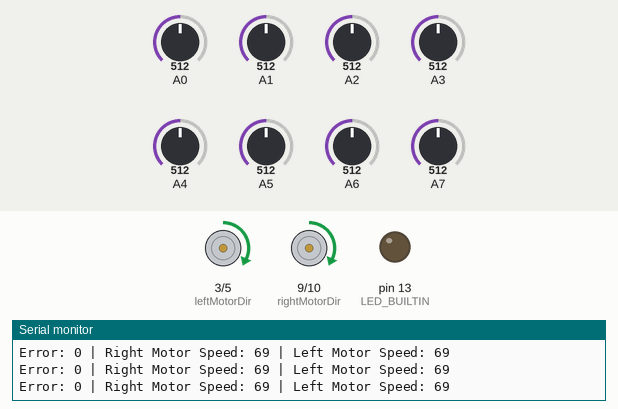
The program below on a simulated Arduino Nano, built with avr-gcc and run on an emulated ATmega328P. Shown: direction and speed pins drawn as motors (green arrow = direction pin HIGH = forward, orange = LOW = backward, longer = more drive), output pins drawn as LEDs (lit = HIGH), the last lines printed to the serial monitor. The inputs (shaded band) are chosen by the test bench; at power-on: A0 = 512, A6 = 512, A7 = 512, A1 = 512, A2 = 512, A3 = 512, A4 = 512, A5 = 512.

Above: at 5.7 s.
5.8 s: A0 set to 910
At 5.95 s:
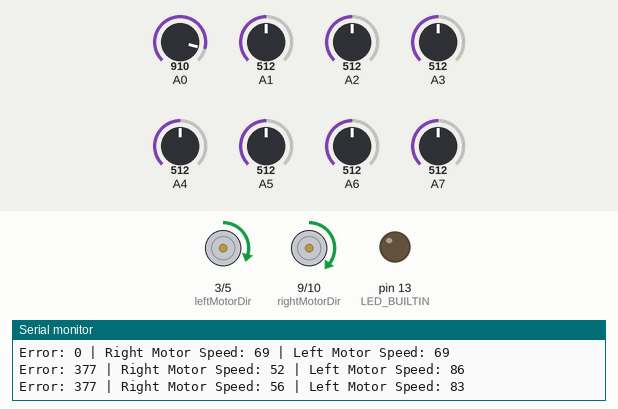
7.5 s: A0 set to 110
9.2 s: A6 set to 110
At 10.3 s:
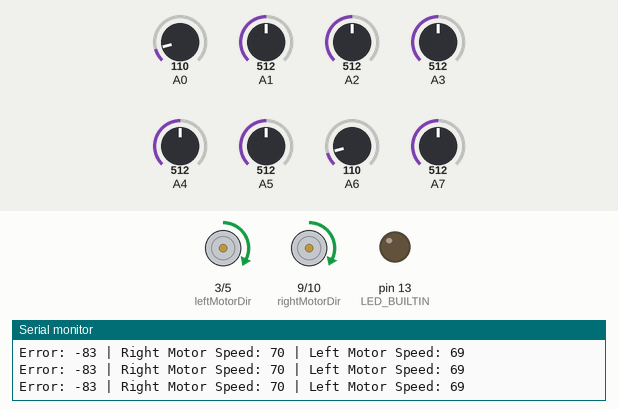
12.2 s: A7 set to 525
15.2 s: A7 set to 548
18.2 s: A1 set to 523
21.2 s: A1 set to 544
Timing chart, 0 to 24.2 s (numbered marks = the images above; inputs shaded):
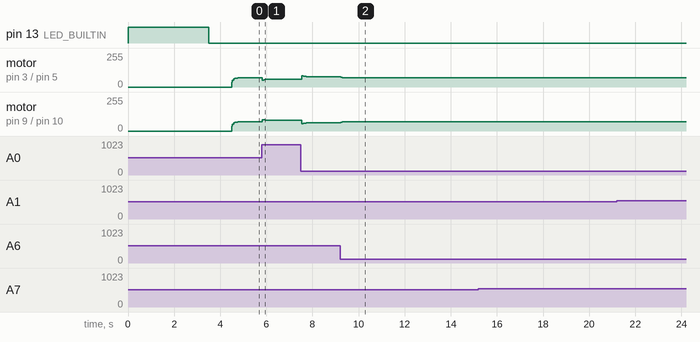

Measured:
- after the input at 9.2 s, motor on pin 3 (leftMotorDir) / pin 5 (leftMotorPWM): forward 77/255 → forward 72/255 at once, → forward 71/255 0.06 s later, → forward 70/255 0.06 s later; motor on pin 9 (rightMotorDir) / pin 10 (rightMotorPWM): forward 62/255 → forward 67/255 at once, → forward 68/255 0.06 s later, → forward 69/255 0.06 s later

The program:

main.cpp
```cpp
#include <Arduino.h>
#include <QTRSensors.h>

// PID constants
float kp = 0.09;
float ki = 0.00001;
float kd = 0.2;
int P, I = 0, D, lastError = 0;  // I initialized to 0

// Motor speed limits
#define rightMaxSpeed 120
#define leftMaxSpeed 120
#define rightBaseSpeed 70
#define leftBaseSpeed 70

// DRV8871 motor driver pins
#define rightMotorDir 9  // Direction pin for right motor
#define rightMotorPWM 10  // PWM pin for right motor
#define leftMotorDir 3  // Direction pin for left motor
#define leftMotorPWM 5  // PWM pin for left motor

QTRSensors qtr;
const uint8_t SensorCount = 8;
uint16_t sensorValues[SensorCount];

// Error threshold to prevent reverse motion for small errors
int errorThreshold = 900;

// Motor control function for DRV8871
void driveMotors(int rightSpeed , int leftSpeed) {
    // Right motor control
    if (rightSpeed >= 0) {
        digitalWrite(rightMotorDir, HIGH);  // Forward
    } else {
        digitalWrite(rightMotorDir, LOW);   // Reverse
        rightSpeed = -rightSpeed;  // Make speed positive for PWM
    }
    analogWrite(rightMotorPWM, rightSpeed);

    // Left motor control
    if (leftSpeed >= 0) {
        digitalWrite(leftMotorDir, HIGH);   // Forward
    } else {
        digitalWrite(leftMotorDir, LOW);    // Reverse
        leftSpeed = -leftSpeed;  // Make speed positive for PWM
    }
    analogWrite(leftMotorPWM, leftSpeed);
}

void wait() {
    driveMotors(0, 0);  // Stop both motors
}

void setup() {
    // Initialize Serial communication for logging
    Serial.begin(9600);

    // Sensor setup
    qtr.setTypeAnalog();
    qtr.setSensorPins((const uint8_t[]){A0, A1, A2, A3, A4, A5, A6, A7}, SensorCount);

    // Motor driver pin setup
    pinMode(rightMotorDir, OUTPUT);
    pinMode(rightMotorPWM, OUTPUT);
    pinMode(leftMotorDir, OUTPUT);
    pinMode(leftMotorPWM, OUTPUT);

    pinMode(LED_BUILTIN, OUTPUT);
    digitalWrite(LED_BUILTIN, HIGH);

    // Sensor calibration
    for (int i = 0; i < 100; i++) {
        qtr.calibrate();
        delay(10);
    }
    wait();  // Ensure motors are stopped during calibration
    digitalWrite(LED_BUILTIN, LOW);
    delay(1000);
}

void loop() {
    uint16_t position = qtr.readLineWhite(sensorValues);

    // Error calculation based on new max error value
    int error = position - 3500;
    P = error;
    I = I + error;
    I = constrain(I, -10000, 10000);  // Prevent integral windup
    D = error - lastError;
    lastError = error;

    // Scale motor speed based on the new max error of 1200
    int motorSpeed = (P * kp + I * ki + D * kd) * abs(error) / 1200;

    // Adjust motor speeds based on PID values
    int rightMotorSpeed = rightBaseSpeed - motorSpeed;
    int leftMotorSpeed = leftBaseSpeed + motorSpeed;

    // Constrain motor speeds to avoid extreme values
    rightMotorSpeed = constrain(rightMotorSpeed, -rightMaxSpeed, rightMaxSpeed);
    leftMotorSpeed = constrain(leftMotorSpeed, -leftMaxSpeed, leftMaxSpeed);

    // Apply error threshold for smoother response to small errors
    if (abs(error) < errorThreshold) {
        rightMotorSpeed = constrain(rightMotorSpeed, 0, rightMaxSpeed);
        leftMotorSpeed = constrain(leftMotorSpeed, 0, leftMaxSpeed);
    }

    // Apply motor speed smoothing
    static int lastRightMotorSpeed = 0;
    static int lastLeftMotorSpeed = 0;

    rightMotorSpeed = (lastRightMotorSpeed + rightMotorSpeed) / 2;
    leftMotorSpeed = (lastLeftMotorSpeed + leftMotorSpeed) / 2;

    lastRightMotorSpeed = rightMotorSpeed;
    lastLeftMotorSpeed = leftMotorSpeed;

    // Drive motors with calculated speeds
    driveMotors(leftMotorSpeed, rightMotorSpeed);

    // Log error and motor speeds for debugging
    Serial.print("Error: ");
    Serial.print(error);
    Serial.print(" | Right Motor Speed: ");
    Serial.print(rightMotorSpeed);
    Serial.print(" | Left Motor Speed: ");
    Serial.print(leftMotorSpeed);
    Serial.println();

    delay(20);  // Adjust delay if needed
}
```
